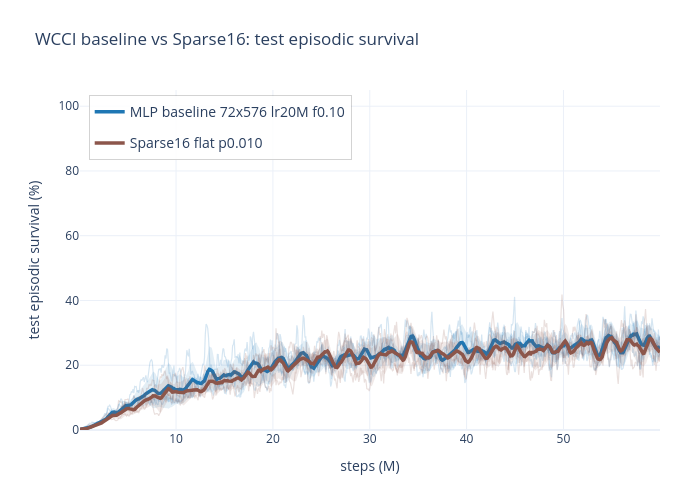

The notebook cell this image was saved under:
### Markdown cell above
## WCCI Baseline vs Sparse16

Compare the selected baseline against the sparse intervention penalty run from `wcci_sparse16_2`.

### Code cell
# wcci_sparse16_result = plot_wcci_comparison("WCCI Sparse16")
# wcci_sparse16_result["fig"]
# Optional smoothing example:
wcci_sparse16_result = plot_wcci_comparison("WCCI Sparse16", mean_rollout=True, mean_rollout_window=9, fig_size=(700, 500))

### Figure 1 — Plotly figure (JSON) as saved in the notebook; plotly's stock layout.template omitted (floating-point values rounded to 4 significant figures; data arrays with more than 128 entries replaced by an {"elided": "..."} marker saying what was removed)
{"data": [{"hovertemplate": "<b>MLP baseline 72x576 lr20M f0.10</b><br>run=wcci_mlp_baseline_72x576_lr20m_f010_s0<br>step=%{x:.2f}M<br>survival=%{y:.2f}%<extra></extra>", "legendgroup": "MLP baseline 72x576 lr20M f0.10", "line": {"color": "#1f77b4", "width": 1.2}, "mode": "lines", "name": "MLP baseline 72x576 lr20M f0.10 seed 0", "opacity": 0.18, "showlegend": false, "type": "scatter", "x": {"elided": "723 float values"}, "y": {"elided": "723 float values"}}, {"hovertemplate": "<b>MLP baseline 72x576 lr20M f0.10</b><br>run=wcci_mlp_baseline_72x576_lr20m_f010_s1<br>step=%{x:.2f}M<br>survival=%{y:.2f}%<extra></extra>", "legendgroup": "MLP baseline 72x576 lr20M f0.10", "line": {"color": "#1f77b4", "width": 1.2}, "mode": "lines", "name": "MLP baseline 72x576 lr20M f0.10 seed 1", "opacity": 0.18, "showlegend": false, "type": "scatter", "x": {"elided": "723 float values"}, "y": {"elided": "723 float values"}}, {"hovertemplate": "<b>MLP baseline 72x576 lr20M f0.10</b><br>run=wcci_mlp_baseline_72x576_lr20m_f010_s2<br>step=%{x:.2f}M<br>survival=%{y:.2f}%<extra></extra>", "legendgroup": "MLP baseline 72x576 lr20M f0.10", "line": {"color": "#1f77b4", "width": 1.2}, "mode": "lines", "name": "MLP baseline 72x576 lr20M f0.10 seed 2", "opacity": 0.18, "showlegend": false, "type": "scatter", "x": {"elided": "723 float values"}, "y": {"elided": "723 float values"}}, {"fill": "toself", "fillcolor": "#1f77b4", "hoverinfo": "skip", "legendgroup": "MLP baseline 72x576 lr20M f0.10", "line": {"color": "rgba(255,255,255,0)"}, "opacity": 0.12, "showlegend": false, "type": "scatter", "x": {"elided": "1446 float values"}, "y": {"elided": "1446 float values"}}, {"customdata": {"elided": "723x2 mixed values"}, "hovertemplate": "<b>MLP baseline 72x576 lr20M f0.10</b><br>step=%{x:.2f}M<br>mean survival=%{y:.2f}%<br>n_seeds=%{customdata[0]}<br>seeds=%{customdata[1]}<extra></extra>", "legendgroup": "MLP baseline 72x576 lr20M f0.10", "line": {"color": "#1f77b4", "width": 3.5}, "mode": "lines", "name": "MLP baseline 72x576 lr20M f0.10", "type": "scatter", "x": {"elided": "723 float values"}, "y": {"elided": "723 float values"}}, {"hovertemplate": "<b>Sparse16 flat p0.010</b><br>run=wcci_sparse16_flat_p010_72x576_lr20m_f010_s0<br>step=%{x:.2f}M<br>survival=%{y:.2f}%<extra></extra>", "legendgroup": "Sparse16 flat p0.010", "line": {"color": "#8c564b", "width": 1.2}, "mode": "lines", "name": "Sparse16 flat p0.010 seed 0", "opacity": 0.18, "showlegend": false, "type": "scatter", "x": {"elided": "723 float values"}, "y": {"elided": "723 float values"}}, {"hovertemplate": "<b>Sparse16 flat p0.010</b><br>run=wcci_sparse16_flat_p010_72x576_lr20m_f010_s1<br>step=%{x:.2f}M<br>survival=%{y:.2f}%<extra></extra>", "legendgroup": "Sparse16 flat p0.010", "line": {"color": "#8c564b", "width": 1.2}, "mode": "lines", "name": "Sparse16 flat p0.010 seed 1", "opacity": 0.18, "showlegend": false, "type": "scatter", "x": {"elided": "723 float values"}, "y": {"elided": "723 float values"}}, {"hovertemplate": "<b>Sparse16 flat p0.010</b><br>run=wcci_sparse16_flat_p010_72x576_lr20m_f010_s2<br>step=%{x:.2f}M<br>survival=%{y:.2f}%<extra></extra>", "legendgroup": "Sparse16 flat p0.010", "line": {"color": "#8c564b", "width": 1.2}, "mode": "lines", "name": "Sparse16 flat p0.010 seed 2", "opacity": 0.18, "showlegend": false, "type": "scatter", "x": {"elided": "723 float values"}, "y": {"elided": "723 float values"}}, {"fill": "toself", "fillcolor": "#8c564b", "hoverinfo": "skip", "legendgroup": "Sparse16 flat p0.010", "line": {"color": "rgba(255,255,255,0)"}, "opacity": 0.12, "showlegend": false, "type": "scatter", "x": {"elided": "1446 float values"}, "y": {"elided": "1446 float values"}}, {"customdata": {"elided": "723x2 mixed values"}, "hovertemplate": "<b>Sparse16 flat p0.010</b><br>step=%{x:.2f}M<br>mean survival=%{y:.2f}%<br>n_seeds=%{customdata[0]}<br>seeds=%{customdata[1]}<extra></extra>", "legendgroup": "Sparse16 flat p0.010", "line": {"color": "#8c564b", "width": 3.5}, "mode": "lines", "name": "Sparse16 flat p0.010", "type": "scatter", "x": {"elided": "723 float values"}, "y": {"elided": "723 float values"}}], "layout": {"height": 500, "hovermode": "x unified", "legend": {"bgcolor": "rgba(255,255,255,0.88)", "bordercolor": "rgba(80,80,80,0.25)", "borderwidth": 1, "font": {"size": 14}, "x": 0.015, "xanchor": "left", "y": 0.985, "yanchor": "top"}, "margin": {"b": 70, "l": 80, "r": 40, "t": 90}, "title": {"text": "WCCI baseline vs Sparse16: test episodic survival"}, "width": 700, "xaxis": {"title": {"text": "steps (M)"}}, "yaxis": {"range": [0, 105], "title": {"text": "test episodic survival (%)"}}}}
